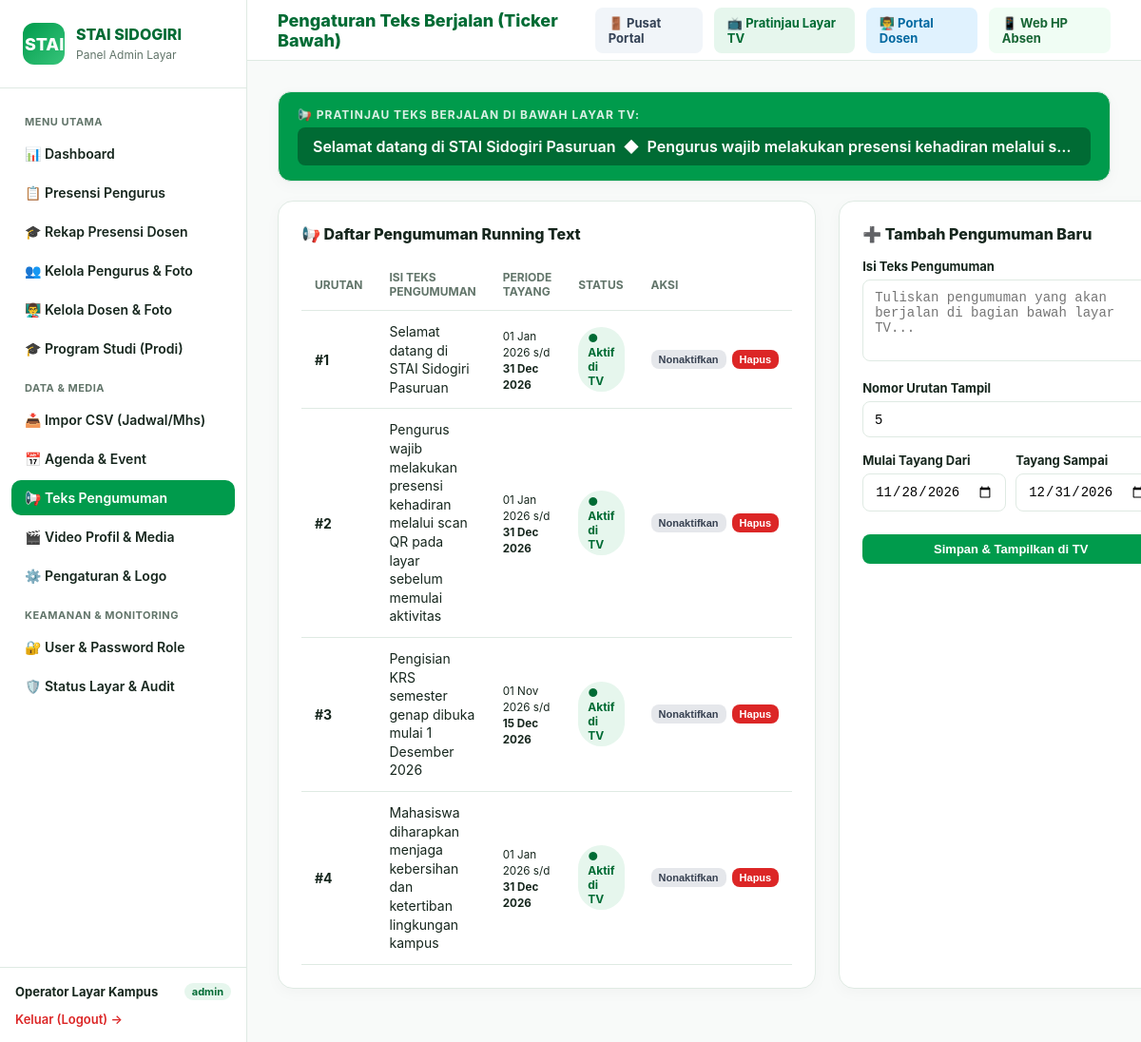
/admin/pengumuman.php (signed in), run on the app's committed database.
### tables this page shows
CREATE TABLE `pengaturan` (
    `id` BIGINT UNSIGNED AUTO_INCREMENT PRIMARY KEY,
    `kunci` VARCHAR(100) NOT NULL UNIQUE,
    `nilai` JSON NOT NULL,
    `tipe` VARCHAR(50) NOT NULL DEFAULT 'string',
    `created_at` TIMESTAMP NULL DEFAULT CURRENT_TIMESTAMP,
    `updated_at` TIMESTAMP NULL DEFAULT CURRENT_TIMESTAMP ON UPDATE CURRENT_TIMESTAMP
);

CREATE TABLE `pengumuman` (
    `id` BIGINT UNSIGNED AUTO_INCREMENT PRIMARY KEY,
    `teks` TEXT NOT NULL,
    `urutan` INT NOT NULL DEFAULT 0,
    `tampil_dari` DATE NOT NULL,
    `tampil_sampai` DATE NOT NULL,
    `aktif` TINYINT(1) NOT NULL DEFAULT 1,
    `created_at` TIMESTAMP NULL DEFAULT CURRENT_TIMESTAMP,
    `updated_at` TIMESTAMP NULL DEFAULT CURRENT_TIMESTAMP ON UPDATE CURRENT_TIMESTAMP,
    INDEX `idx_pengumuman_tampil` (`aktif`, `tampil_sampai`)
);

### admin/auth.php (called while the page is built, shortened)
<?php
function getCurrentAdmin(): ?array
{
    $lastActivity = $_SESSION['stai_admin_last_activity'] ?? 0;
    return [
        'id' => (int) $_SESSION['stai_admin_id'],
        'name' => $_SESSION['stai_admin_name'],
        'email' => $_SESSION['stai_admin_email'],
        'role' => $_SESSION['stai_admin_role']
    ];
}
function requireAdminAuth(): array
{
    $admin = getCurrentAdmin();
    return $admin;
}

### admin/pengumuman.php (the view, shortened to what this page needs)
<?php
require_once __DIR__ . '/header.php';
$pdo = getAdminPdo();
$today = date('Y-m-d');
$pengumumanList = $pdo->query("SELECT * FROM `pengumuman` ORDER BY `urutan` ASC, `id` DESC")->fetchAll();
$activeTickerTexts = [];
foreach ($pengumumanList as $p) {
    if ($p['aktif'] && $today >= $p['tampil_dari'] && $today <= $p['tampil_sampai']) {
        $activeTickerTexts[] = $p['teks'];
    }
}
?>
<div class="card" style="padding:16px 20px;background:#009B4C;color:#fff;border-radius:14px;margin-bottom:20px;overflow:hidden">
    <div style="font-size:12px;font-weight:700;text-transform:uppercase;letter-spacing:1px;opacity:0.85;margin-bottom:6px">
        📢 Pratinjau Teks Berjalan di Bawah Layar TV:
    </div>
    <div style="background:#006b34;padding:10px 16px;border-radius:8px;font-size:16px;font-weight:600;white-space:nowrap;overflow:hidden;text-overflow:ellipsis">
        <?php if (empty($activeTickerTexts)): ?>
            <span style="opacity:0.8">Selamat Datang di STAI Sidogiri Pasuruan (Teks Default)</span>
        <?php else: ?>
            <span><?= implode(' &nbsp;◆&nbsp; ', array_map('htmlspecialchars', $activeTickerTexts)) ?></span>
        <?php endif; ?>
    </div>
</div>
<div style="display:grid;grid-template-columns:2fr 1fr;gap:24px">
    <div class="card">
        <h3>📢 Daftar Pengumuman Running Text</h3>
        <?php if (empty($pengumumanList)): ?>
            <p style="font-size:14px;color:var(--muted);padding:20px 0;text-align:center">Belum ada pengumuman yang dibuat.</p>
        <?php else: ?>
            <table>
                <thead>
                    <tr>
                        <th style="width:60px">Urutan</th>
                        <th>Isi Teks Pengumuman</th>
                        <th>Periode Tayang</th>
                        <th>Status</th>
                        <th>Aksi</th>
                    </tr>
                </thead>
                <tbody>
                    <?php foreach ($pengumumanList as $p): ?>
                    <?php
                        $isLive = $p['aktif'] && ($today >= $p['tampil_dari'] && $today <= $p['tampil_sampai']);
                    ?>
                    <tr>
                        <td><b>#<?= $p['urutan'] ?></b></td>
                        <td>
                            <p style="font-size:14px;line-height:1.4"><?= htmlspecialchars($p['teks']) ?></p>
                        </td>
                        <td>
                            <small>
                                <?= date('d M Y', strtotime($p['tampil_dari'])) ?> s/d<br>
                                <b><?= date('d M Y', strtotime($p['tampil_sampai'])) ?></b>
                            </small>
                        </td>
                        <td>
                            <?php if (!$p['aktif']): ?>
                                <span class="badge off">Nonaktif</span>
                            <?php elseif ($isLive): ?>
                                <span class="badge ok">● Aktif di TV</span>
                            <?php else: ?>
                                <span class="badge off">Lewat Jadwal</span>
                            <?php endif; ?>
                        </td>
                        <td>
                            <div style="display:flex;gap:6px">
                                <form method="POST" style="margin:0">
                                    <button type="submit" class="btn <?= $p['aktif'] ? 'btn-secondary' : '' ?>" style="padding:4px 8px;font-size:11px">
                                        <?= $p['aktif'] ? 'Nonaktifkan' : 'Aktifkan' ?>
                                    </button>
                                </form>
                                <form method="POST" style="margin:0" onsubmit="return confirm('Hapus pengumuman ini?')">
                                    <button type="submit" class="btn btn-danger" style="padding:4px 8px;font-size:11px">Hapus</button>
                                </form>
                            </div>
                        </td>
                    </tr>
                    <?php endforeach; ?>
                </tbody>
            </table>
        <?php endif; ?>
    </div>
    <div class="card">
        <h3>➕ Tambah Pengumuman Baru</h3>
        <form method="POST">
            <div class="form-group">
                <label>Isi Teks Pengumuman</label>
                <textarea name="teks" rows="4" placeholder="Tuliskan pengumuman yang akan berjalan di bagian bawah layar TV..." required></textarea>
            </div>
            <div class="form-group">
                <label>Nomor Urutan Tampil</label>
                <input type="number" name="urutan" value="<?= count($pengumumanList) + 1 ?>" min="1" required>
            </div>
            <div style="display:grid;grid-template-columns:1fr 1fr;gap:10px">
                <div class="form-group">
                    <label>Mulai Tayang Dari</label>
                    <input type="date" name="tampil_dari" value="<?= $today ?>" required>
                </div>
                <div class="form-group">
                    <label>Tayang Sampai</label>
                    <input type="date" name="tampil_sampai" value="<?= date('Y-12-31') ?>" required>
                </div>
            </div>
            <button type="submit" class="btn" style="width:100%;margin-top:8px">Simpan & Tampilkan di TV</button>
        </form>
    </div>
</div>
<?php require_once __DIR__ . '/footer.php'; ?>

### admin/header.php (shortened to what this page needs)
<?php
require_once __DIR__ . '/auth.php';
$admin = requireAdminAuth();
$currentScript = basename($_SERVER['PHP_SELF']);
$campusNameHeader = 'STAI SIDOGIRI';
$campusLogoHeader = null;
try {
    $adminPdoHeader = getAdminPdo();
    $rowCamp = $adminPdoHeader->query("SELECT `nilai` FROM `pengaturan` WHERE `kunci` = 'nama_kampus'")->fetch();
    if ($rowCamp && !empty($rowCamp['nilai'])) {
        $campusNameHeader = json_decode($rowCamp['nilai'], true) ?: 'STAI SIDOGIRI';
    }
} catch (Throwable $e) {}
?>
<!DOCTYPE html>
<html lang="id">
<head>
</head>
<body>
    <aside>
        <div class="brand">
            <div class="brand-logo" style="overflow:hidden;padding:2px">
                <?php if ($campusLogoHeader): ?>
                    <img src="<?= htmlspecialchars($campusLogoHeader) ?>" style="width:100%;height:100%;object-fit:contain;background:#fff;border-radius:10px" alt="Logo">
                <?php else: ?>
                    STAI
                <?php endif; ?>
            </div>
            <div class="brand-text">
                <h2><?= htmlspecialchars($campusNameHeader) ?></h2>
                <small>Panel Admin Layar</small>
            </div>
        </div>
        <nav>
            <div class="nav-label">Menu Utama</div>
            <a href="index.php" class="<?= $currentScript === 'index.php' ? 'active' : '' ?>">📊 Dashboard</a>
            <a href="absensi.php" class="<?= $currentScript === 'absensi.php' ? 'active' : '' ?>">📋 Presensi Pengurus</a>
            <a href="absensi_dosen.php" class="<?= $currentScript === 'absensi_dosen.php' ? 'active' : '' ?>">🎓 Rekap Presensi Dosen</a>
            <a href="pengurus.php" class="<?= $currentScript === 'pengurus.php' ? 'active' : '' ?>">👥 Kelola Pengurus & Foto</a>
            <a href="dosen.php" class="<?= $currentScript === 'dosen.php' ? 'active' : '' ?>">👨‍🏫 Kelola Dosen & Foto</a>
            <a href="prodi.php" class="<?= $currentScript === 'prodi.php' ? 'active' : '' ?>">🎓 Program Studi (Prodi)</a>
            <div class="nav-label">Data & Media</div>
            <a href="import.php" class="<?= $currentScript === 'import.php' ? 'active' : '' ?>">📥 Impor CSV (Jadwal/Mhs)</a>
            <a href="agenda.php" class="<?= $currentScript === 'agenda.php' ? 'active' : '' ?>">📅 Agenda & Event</a>
            <a href="pengumuman.php" class="<?= $currentScript === 'pengumuman.php' ? 'active' : '' ?>">📢 Teks Pengumuman</a>
            <a href="media.php" class="<?= $currentScript === 'media.php' ? 'active' : '' ?>">🎬 Video Profil & Media</a>
            <a href="pengaturan.php" class="<?= $currentScript === 'pengaturan.php' ? 'active' : '' ?>">⚙️ Pengaturan & Logo</a>
            <div class="nav-label">Keamanan &amp; Monitoring</div>
            <a href="users.php" class="<?= $currentScript === 'users.php' ? 'active' : '' ?>">🔐 User &amp; Password Role</a>
            <a href="audit.php" class="<?= $currentScript === 'audit.php' ? 'active' : '' ?>">🛡️ Status Layar & Audit</a>
        </nav>
        <div class="sidebar-footer">
            <div class="user-info">
                <span class="user-name"><?= htmlspecialchars($admin['name']) ?></span>
                <span class="user-role"><?= htmlspecialchars($admin['role']) ?></span>
            </div>
            <a href="logout.php" class="btn-sm-logout">Keluar (Logout) &rarr;</a>
        </div>
    </aside>
    <main>
        <header>
            <div class="page-title">
                <?php
                    echo match($currentScript) {
                        'index.php' => 'Dashboard Sistem',
                        'absensi.php' => 'Presensi Pengurus & Koreksi Manual',
                        'absensi_dosen.php' => 'Rekapitulasi & Presensi Dosen Kampus',
                        'pengurus.php' => 'Pengurus, Foto, PIN, & Perangkat HP',
                        'dosen.php' => 'Master Data Dosen & Foto Pengajar',
                        'prodi.php' => 'Master Data Program Studi (Prodi)',
                        'import.php' => 'Modul Impor CSV Jadwal & Mahasiswa',
                        'agenda.php' => 'Pengaturan Agenda & Event Kampus',
                        'pengumuman.php' => 'Pengaturan Teks Berjalan (Ticker Bawah)',
                        'media.php' => 'Video Profil Kampus & Media',
                        'pengaturan.php' => 'Pengaturan Display & Layar Kampus',
                        'users.php' => 'Manajemen User, Password & Role',
                        'audit.php' => 'Audit Trail & Status Konektivitas TV',
                        default => 'Panel Administrasi'
                    };
                ?>
            </div>
            <div class="top-actions">
                <a href="../login.php" class="btn-kiosk" style="background:#f1f5f9;color:#334155">🚪 Pusat Portal</a>
                <a href="../index.html" target="_blank" class="btn-kiosk">📺 Pratinjau Layar TV</a>
                <a href="../dosen/index.php" target="_blank" class="btn-kiosk" style="background:#e0f2fe;color:#0369a1">👨‍🏫 Portal Dosen</a>
                <a href="../absen/index.php" target="_blank" class="btn-kiosk" style="background:#f0fdf4;color:#166534">📱 Web HP Absen</a>
            </div>
        </header>
        <div class="content">

### admin/header.php (style rules this page uses)
:root { --g: #009B4C; --g-dark: #006b34; --g-soft: #e6f6ed; --ink: #16261d; --muted: #62756a; --line: #dfeae3; --bg: #f8faf9; --card: #ffffff; --danger: #dc2626; }
* { box-sizing: border-box; margin: 0; padding: 0; }
body { font-family: -apple-system, BlinkMacSystemFont, "Segoe UI", Roboto, sans-serif; background: var(--bg); color: var(--ink); display: flex; min-height: 100vh; }
aside { width: 260px; background: #fff; border-right: 1px solid var(--line); display: flex; flex-direction: column; flex-shrink: 0; }
.brand { padding: 24px; border-bottom: 1px solid var(--line); display: flex; align-items: center; gap: 12px; }
.brand-logo { width: 44px; height: 44px; background: linear-gradient(135deg, var(--g), #37c47a); color: #fff; font-size: 18px; font-weight: 800; border-radius: 12px; display: grid; place-items: center; }
.brand-text h2 { font-size: 16px; font-weight: 800; color: var(--g-dark); }
.brand-text small { font-size: 12px; color: var(--muted); }
nav { padding: 16px 12px; flex: 1; display: flex; flex-direction: column; gap: 4px; }
nav a { display: flex; align-items: center; gap: 12px; padding: 10px 14px; border-radius: 10px; color: var(--ink); text-decoration: none; font-size: 14px; font-weight: 600; transition: all .2s; }
nav a.active { background: var(--g); color: #fff; }
nav .nav-label { font-size: 11px; font-weight: 700; color: var(--muted); text-transform: uppercase; padding: 12px 14px 4px; letter-spacing: 0.5px; }
.sidebar-footer { padding: 16px; border-top: 1px solid var(--line); font-size: 13px; }
.user-info { display: flex; align-items: center; justify-content: space-between; margin-bottom: 12px; }
.user-name { font-weight: 700; font-size: 13px; color: var(--ink); }
.user-role { font-size: 11px; background: var(--g-soft); color: var(--g-dark); padding: 2px 8px; border-radius: 99px; font-weight: 700; }
.btn-sm-logout { color: var(--danger); text-decoration: none; font-weight: 600; font-size: 13px; }
main { flex: 1; display: flex; flex-direction: column; overflow-x: hidden; }
header { height: 64px; background: #fff; border-bottom: 1px solid var(--line); display: flex; align-items: center; justify-content: space-between; padding: 0 32px; }
.page-title { font-size: 18px; font-weight: 800; color: var(--g-dark); }
.top-actions { display: flex; align-items: center; gap: 12px; }
.btn-kiosk { display: inline-flex; align-items: center; gap: 6px; background: var(--g-soft); color: var(--g-dark); padding: 8px 14px; border-radius: 8px; font-size: 13px; font-weight: 700; text-decoration: none; }
.content { padding: 32px; max-width: 1200px; width: 100%; margin: 0 auto; }
.card { background: #fff; border: 1px solid var(--line); border-radius: 16px; padding: 24px; box-shadow: 0 4px 16px rgba(0,0,0,0.03); margin-bottom: 24px; }
.card h3 { font-size: 16px; font-weight: 800; margin-bottom: 16px; color: var(--ink); }
table { width: 100%; border-collapse: collapse; }
th, td { padding: 12px 14px; border-bottom: 1px solid var(--line); text-align: left; font-size: 14px; }
th { font-size: 12px; color: var(--muted); text-transform: uppercase; font-weight: 700; }
.badge { padding: 4px 10px; border-radius: 99px; font-size: 12px; font-weight: 700; display: inline-block; }
.badge.ok { background: var(--g-soft); color: var(--g-dark); }
.btn { display: inline-flex; align-items: center; justify-content: center; background: var(--g); color: #fff; border: 0; padding: 8px 16px; border-radius: 8px; font-size: 13px; font-weight: 700; cursor: pointer; text-decoration: none; }
.btn-danger { background: var(--danger); }
.btn-secondary { background: #e5e7eb; color: #374151; }
.form-group { margin-bottom: 16px; }
.form-group label { display: block; font-size: 13px; font-weight: 700; margin-bottom: 6px; }
.form-group input, .form-group select, .form-group textarea { width: 100%; padding: 10px 12px; border: 1px solid var(--line); border-radius: 8px; font-size: 14px; outline: none; }

### data on the page
pengaturan: nilai "STAI SIDOGIRI"
pengumuman: urutan "1", teks "Selamat datang di STAI Sidogiri Pasuruan", tampil_dari "01 Jan 2026", tampil_sampai "31 Dec 2026", aktif "● Aktif di TV"
pengumuman: urutan "2", teks "Pengurus wajib melakukan presensi kehadiran melalui scan QR pada layar sebelum memulai aktivitas", tampil_dari "01 Jan 2026", tampil_sampai "31 Dec 2026", aktif "● Aktif di TV"
pengumuman: urutan "3", teks "Pengisian KRS semester genap dibuka mulai 1 Desember 2026", tampil_dari "01 Nov 2026", tampil_sampai "15 Dec 2026", aktif "● Aktif di TV"
pengumuman: urutan "4", teks "Mahasiswa diharapkan menjaga kebersihan dan ketertiban lingkungan kampus", tampil_dari "01 Jan 2026", tampil_sampai "31 Dec 2026", aktif "● Aktif di TV"

### other printed values
$admin['name'] "Operator Layar Kampus"
$admin['role'] "admin"
